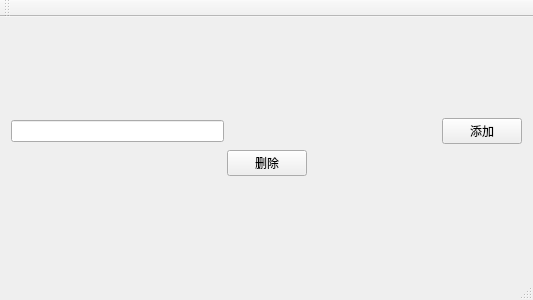
<?xml version="1.0" encoding="UTF-8"?>
<ui version="4.0">
 <class>MainWindow</class>
 <widget class="QMainWindow" name="MainWindow">
  <property name="geometry">
   <rect>
    <x>0</x>
    <y>0</y>
    <width>533</width>
    <height>300</height>
   </rect>
  </property>
  <property name="windowTitle">
   <string>MainWindow</string>
  </property>
  <widget class="QWidget" name="centralWidget">
   <layout class="QVBoxLayout" name="verticalLayout_2">
    <item>
     <layout class="QHBoxLayout" name="horizontalLayout_3">
      <item>
       <layout class="QVBoxLayout" name="verticalLayout">
        <item>
         <layout class="QHBoxLayout" name="horizontalLayout">
          <item>
           <widget class="QLineEdit" name="lineEdit"/>
          </item>
          <item>
           <spacer name="horizontalSpacer">
            <property name="orientation">
             <enum>Qt::Horizontal</enum>
            </property>
            <property name="sizeHint" stdset="0">
             <size>
              <width>40</width>
              <height>20</height>
             </size>
            </property>
           </spacer>
          </item>
          <item>
           <widget class="QPushButton" name="addButton">
            <property name="text">
             <string>添加</string>
            </property>
           </widget>
          </item>
         </layout>
        </item>
        <item>
         <layout class="QHBoxLayout" name="horizontalLayout_2">
          <item>
           <spacer name="horizontalSpacer_2">
            <property name="orientation">
             <enum>Qt::Horizontal</enum>
            </property>
            <property name="sizeHint" stdset="0">
             <size>
              <width>40</width>
              <height>20</height>
             </size>
            </property>
           </spacer>
          </item>
          <item>
           <widget class="QPushButton" name="deleteButton">
            <property name="text">
             <string>删除</string>
            </property>
           </widget>
          </item>
          <item>
           <spacer name="horizontalSpacer_3">
            <property name="orientation">
             <enum>Qt::Horizontal</enum>
            </property>
            <property name="sizeHint" stdset="0">
             <size>
              <width>40</width>
              <height>20</height>
             </size>
            </property>
           </spacer>
          </item>
         </layout>
        </item>
       </layout>
      </item>
     </layout>
    </item>
   </layout>
  </widget>
  <widget class="QMenuBar" name="menuBar">
   <property name="geometry">
    <rect>
     <x>0</x>
     <y>0</y>
     <width>533</width>
     <height>36</height>
    </rect>
   </property>
  </widget>
  <widget class="QToolBar" name="mainToolBar">
   <attribute name="toolBarArea">
    <enum>TopToolBarArea</enum>
   </attribute>
   <attribute name="toolBarBreak">
    <bool>false</bool>
   </attribute>
  </widget>
  <widget class="QStatusBar" name="statusBar"/>
 </widget>
 <layoutdefault spacing="6" margin="11"/>
 <resources/>
 <connections/>
</ui>
